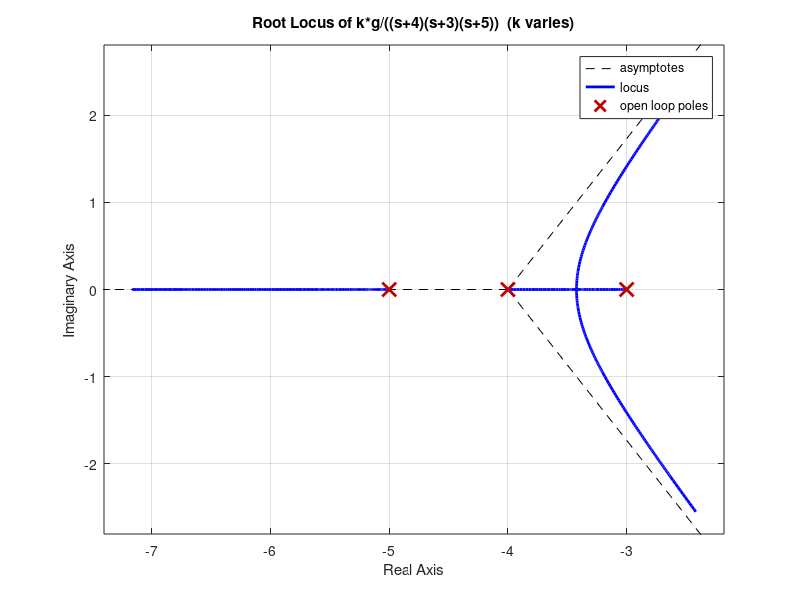

The MATLAB script that drew this image: (Note: this script raises an error after producing the figure.)
%% Root-locus full script: find imaginary-axis crossing (Part d)
clear; close all; clc;

% Parameters
g  = 121;
p1 = 4;
p2 = 3;
p3 = 5;

% Open-loop transfer function without k
num0 = g;
den0 = conv(conv([1 p1],[1 p2]), [1 p3]);   % (s+p1)(s+p2)(s+p3)
L0 = tf(num0, den0);

% Plot root locus
figure('Name','Root Locus with Imaginary-axis Crossing');
rlocus(L0); grid on;
title('Root Locus of k*g/((s+4)(s+3)(s+5))  (k varies)');
xlabel('Real Axis'); ylabel('Imaginary Axis');
hold on;

%% --- Method 1: Symbolic solution ---
% Solve real(expr)=0 and imag(expr)=0 for w>0 and k real
syms w_sym k_sym real
s_sym = 1i * w_sym;
expr = (s_sym + p1)*(s_sym + p2)*(s_sym + p3) + k_sym * g;
eq_real = simplify(real(expr));
eq_imag = simplify(imag(expr));

sol = solve([eq_real==0, eq_imag==0], [w_sym, k_sym], ...
            'Real', true, 'MaxDegree', 4);

% Collect valid real solutions
w_candidates = [];
k_candidates = [];

if ~isempty(sol)
    wvals = double(sol.w_sym);
    kvals = double(sol.k_sym);

    for ii = 1:length(wvals)
        if isreal(wvals(ii)) && isreal(kvals(ii)) && (wvals(ii) > 0)
            w_candidates(end+1) = wvals(ii); 
            k_candidates(end+1) = kvals(ii); 
        end
    end
end

%% --- Method 2: Numerical solving (fsolve) if symbolic fails ---
if isempty(w_candidates)
    fprintf('Symbolic method did not yield valid solutions. Using numerical fsolve...\n');

    % Multiple initial guesses
    init_guesses = [1 0.5; 2 1; 6 4; 7 4.2; 5 3];
    opts = optimoptions('fsolve','Display','off','TolFun',1e-12,'TolX',1e-12);

    for ig = 1:size(init_guesses,1)
        x0 = init_guesses(ig,:);
        fun = @(x) my_eqs(x,p1,p2,p3,g); % x = [w; k]

        try
            solx = fsolve(fun, x0, opts);
            wsol = solx(1); 
            ksol = solx(2);

            if isreal(wsol) && wsol>0 && isreal(ksol)
                if isempty(w_candidates) || min(abs(w_candidates - wsol))>1e-6
                    w_candidates(end+1) = wsol; 
                    k_candidates(end+1) = ksol; 
                end
            end
        catch
        end
    end
end

%% --- Output and plot the results ---
if isempty(w_candidates)
    warning('No imaginary-axis crossing found.');
else
    for ii = 1:length(w_candidates)
        w_sol = w_candidates(ii);
        k_sol = k_candidates(ii);

        fprintf('Imaginary-axis crossing found:\n');
        fprintf('  omega = %.10f rad/s\n', w_sol);
        fprintf('  k     = %.12f\n', k_sol);

        % Mark imaginary-axis crossing (j*w and -j*w)
        plot(0, w_sol,  'ko', 'MarkerFaceColor','y');
        plot(0, -w_sol, 'ko', 'MarkerFaceColor','y');

        % Compute closed-loop poles for this k
        a3 = 1;
        a2 = (p1+p2+p3);
        a1 = (p1*p2 + p1*p3 + p2*p3);
        a0 = p1*p2*p3 + k_sol * g;

        cl_p = roots([a3 a2 a1 a0]);

        fprintf('Closed-loop poles at this k:\n');
        disp(cl_p);

        % Plot closed-loop poles
        plot(real(cl_p), imag(cl_p), 'r*', 'MarkerSize', 8);

        % Text labels
        text(0.1,  w_sol, sprintf(' j%.6f (k=%.6f)', w_sol, k_sol), 'Color','k');
        text(0.1, -w_sol, sprintf('-j%.6f', w_sol), 'Color','k');
    end
end

hold off;

%% Helper function for fsolve: real(expr)=0, imag(expr)=0
function F = my_eqs(x,p1,p2,p3,g)
    w = x(1);
    k = x(2);
    s = 1i * w;
    val = (s + p1)*(s + p2)*(s + p3) + k * g;
    F = [ real(val); imag(val) ];
end

